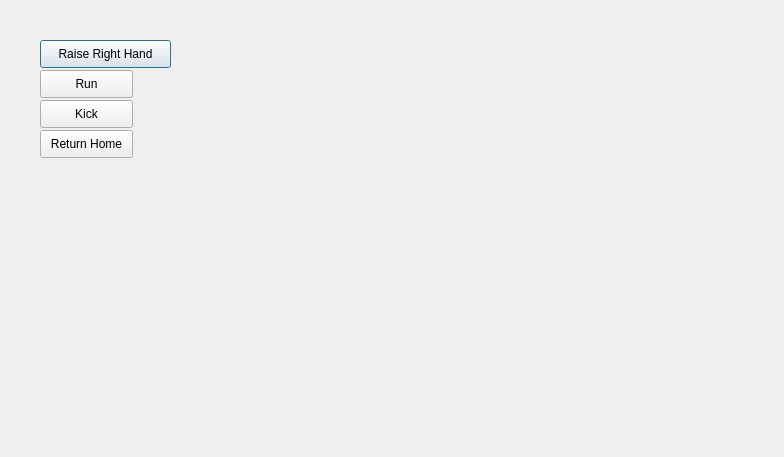
<?xml version="1.0" encoding="UTF-8"?>
<ui version="4.0">
 <class>LegoAnimWidget</class>
 <widget class="QDialog" name="LegoAnimWidget">
  <property name="geometry">
   <rect>
    <x>0</x>
    <y>0</y>
    <width>784</width>
    <height>457</height>
   </rect>
  </property>
  <property name="windowTitle">
   <string>Dialog</string>
  </property>
  <widget class="QPushButton" name="raiseRightArm">
   <property name="geometry">
    <rect>
     <x>40</x>
     <y>40</y>
     <width>131</width>
     <height>28</height>
    </rect>
   </property>
   <property name="text">
    <string>Raise Right Hand</string>
   </property>
  </widget>
  <widget class="QPushButton" name="homeBtn">
   <property name="geometry">
    <rect>
     <x>40</x>
     <y>130</y>
     <width>93</width>
     <height>28</height>
    </rect>
   </property>
   <property name="text">
    <string>Return Home</string>
   </property>
  </widget>
  <widget class="QPushButton" name="run">
   <property name="geometry">
    <rect>
     <x>40</x>
     <y>70</y>
     <width>93</width>
     <height>28</height>
    </rect>
   </property>
   <property name="text">
    <string>Run</string>
   </property>
  </widget>
  <widget class="QPushButton" name="kick">
   <property name="geometry">
    <rect>
     <x>40</x>
     <y>100</y>
     <width>93</width>
     <height>28</height>
    </rect>
   </property>
   <property name="text">
    <string>Kick</string>
   </property>
  </widget>
 </widget>
 <resources/>
 <connections/>
</ui>
